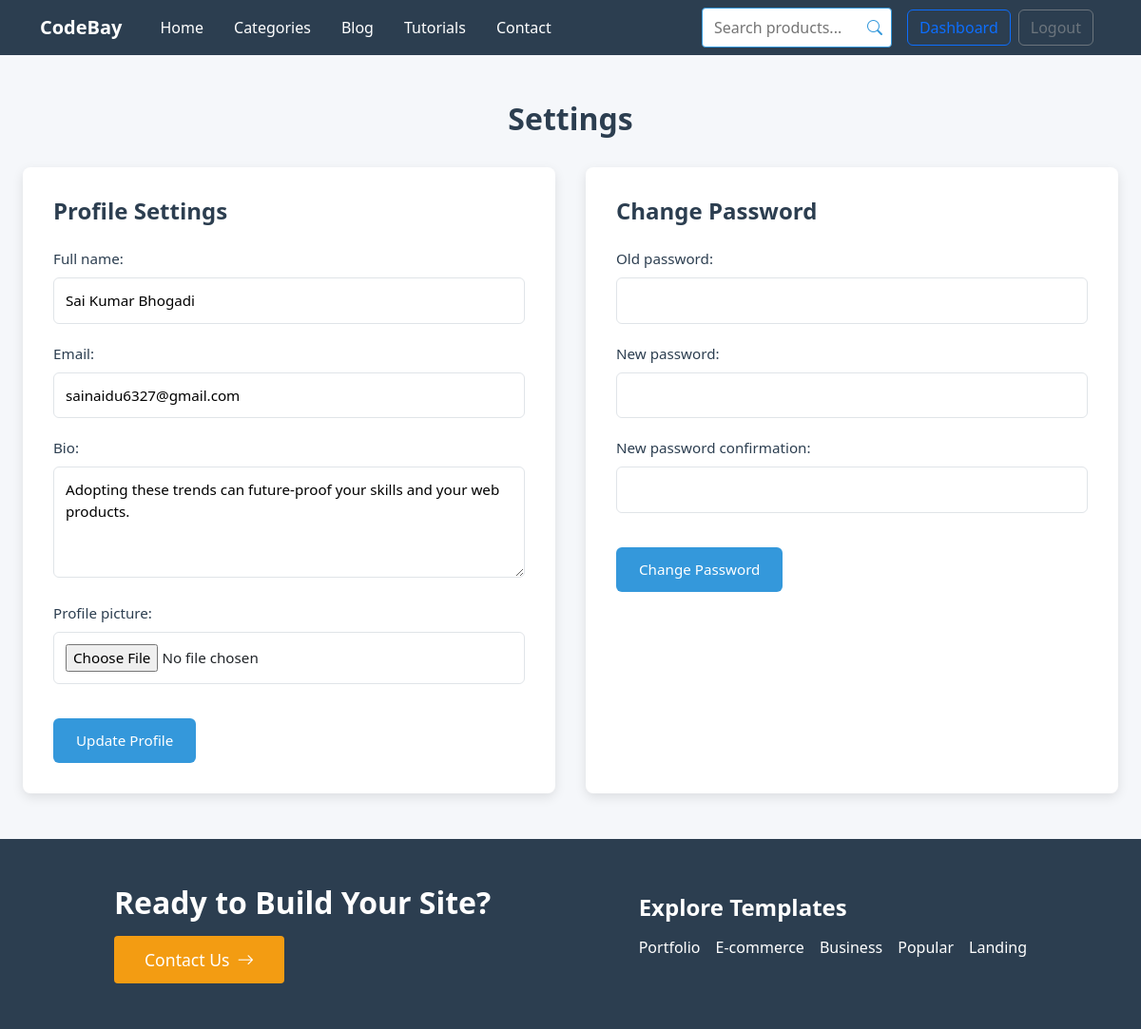
The page /settings (signed in) on the database its author committed.
### codebay_app/models.py (models this page shows, shortened)
class User(AbstractBaseUser, PermissionsMixin):
    email = models.EmailField(unique=True)
    full_name = models.CharField(max_length=255)
    is_active = models.BooleanField(default=True)
    is_staff = models.BooleanField(default=False)
    bio = models.TextField(blank=True, default="")
    date_joined = models.DateTimeField(default=timezone.now)
    objects = UserManager()
    USERNAME_FIELD = 'email'
    REQUIRED_FIELDS = ['full_name']

### codebay_app/views.py (the view)
# urls.py: path('settings',views.user_settings, name='user_settings'),
@login_required
def user_settings(request):
    if request.method == 'POST':
        if 'update_profile' in request.POST:
            profile_form = UserProfileForm(request.POST, request.FILES)
            if profile_form.is_valid():
                user = request.user
                new_email = profile_form.cleaned_data['email']
                if new_email != user.email and User.objects.filter(email=new_email).exists():
                    messages.error(request, "This email is already in use.")
                    return redirect('codebay_app:user_settings')
                user.full_name = profile_form.cleaned_data['full_name']
                user.email = new_email
                user.bio = profile_form.cleaned_data['bio']
                user.save()
                profile, created = Profile.objects.get_or_create(user=user)
                if profile_form.cleaned_data['profile_picture']:
                    profile.profile_picture = profile_form.cleaned_data['profile_picture']
                    profile.save()
                messages.success(request, "Profile updated successfully!")
                return redirect('codebay_app:user_settings')
            else:
                for field, errors in profile_form.errors.items():
                    for error in errors:
                        messages.error(request, f"{field.capitalize()}: {error}")
        elif 'change_password' in request.POST:
            password_form = PasswordChangeForm(user=request.user, data=request.POST)
            if password_form.is_valid():
                user = password_form.save()
                update_session_auth_hash(request, user)  # Keep the user logged in after password change
                messages.success(request, "Password changed successfully!")
                return redirect('codebay_app:user_settings')
            else:
                for field, errors in password_form.errors.items():
                    for error in errors:
                        messages.error(request, f"{field.capitalize()}: {error}")
    else:
        profile_form = UserProfileForm(initial={
            'full_name': request.user.full_name,
            'email': request.user.email,
            'bio': request.user.bio,
        })
        password_form = PasswordChangeForm(user=request.user)
    return render(request, 'codebay_app/settings.html', {
        'profile_form': profile_form,
        'password_form': password_form,
    })

### codebay_app/views.py
class UserProfileForm(forms.Form):
    full_name = forms.CharField(max_length=255, required=True, widget=forms.TextInput(attrs={'id': 'name'}))
    email = forms.EmailField(required=True, widget=forms.EmailInput(attrs={'id': 'email'}))
    bio = forms.CharField(widget=forms.Textarea(attrs={'rows': 4}), required=False)
    profile_picture = forms.ImageField(required=False, widget=forms.ClearableFileInput(attrs={'id': 'profile_picture', 'accept': 'image/*'}))

### codebay_app/templates/codebay_app/settings.html (shortened to what this page needs)
{% extends "codebay_app/base.html" %}
{% block content %}
  <div class="settings-container">
    <h2 class="settings-title">Settings</h2>
    <div class="settings-sections">
      <div class="settings-card">
        <h3>Profile Settings</h3>
        <form class="settings-form" method="POST" enctype="multipart/form-data">
          {% for field in profile_form %}
            <div class="form-group">
              {{ field.label_tag }}
              {{ field }}
            </div>
          {% endfor %}
          <button type="submit" class="form-btn">Update Profile</button>
        </form>
      </div>
      <div class="settings-card">
        <h3>Change Password</h3>
        <form class="settings-form" method="POST">
          {% for field in password_form %}
            <div class="form-group">
              {{ field.label_tag }}
              {{ field }}
            </div>
          {% endfor %}
          <button type="submit" class="form-btn">Change Password</button>
        </form>
      </div>
    </div>
  </div>
{% endblock %}

### codebay_app/static/css/main.css (style rules this page uses)
body { font-family: 'Poppins', sans-serif; background-color: #FFFFFF; color: #333333; }

### codebay_app/templates/codebay_app/settings.html (style rules this page uses)
.settings-container { padding: 3rem 1.5rem; background-color: #F5F7FA; min-height: calc(100vh - 200px); }
.settings-title { font-size: 2rem; font-weight: 600; color: #2C3E50; text-align: center; margin-bottom: 2rem; animation: fadeIn 1s ease-in; }
.settings-sections { display: grid; grid-template-columns: repeat(auto-fit, minmax(350px, 1fr)); gap: 2rem; max-width: 1200px; margin: 0 auto; }
.settings-card { background-color: #FFFFFF; padding: 2rem; border-radius: 8px; box-shadow: 0 4px 12px rgba(0, 0, 0, 0.1); animation: fadeIn 1s ease-in; }
.settings-card h3 { font-size: 1.5rem; font-weight: 600; color: #2C3E50; margin-bottom: 1.5rem; }
.settings-form .form-group { margin-bottom: 1.25rem; }
.settings-form label { font-size: 0.95rem; color: #2C3E50; margin-bottom: 0.5rem; display: block; }
.settings-form input, .settings-form textarea { width: 100%; padding: 0.75rem; font-size: 0.95rem; border: 1px solid #E0E4E8; border-radius: 6px; outline: none; transition: border-color 0.3s ease; }
.settings-form .form-btn { padding: 0.75rem 1.5rem; font-size: 0.95rem; background-color: #3498DB; color: #FFFFFF; border: none; border-radius: 6px; cursor: pointer; transition: background-color 0.3s ease; margin-top: 1rem; }

### rows shown on the page
User: profile_form "Sai Kumar Bhogadi" "sainaidu6327@gmail.com" "Adopting these trends can future-proof your skills and your web products."

### other values the page prints
{{ field.label_tag }} "Full name:" "Email:" "Bio:" "Profile picture:"
{{ field.label_tag }} "Old password:" "New password:" "New password confirmation:"
